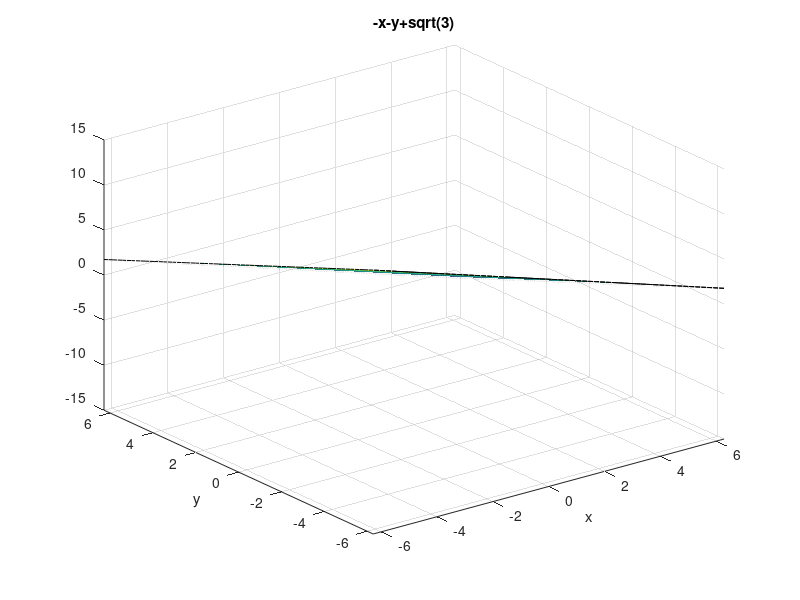

Here is the MATLAB script that generated this plot:
% Capacitate en Octave - 2019 - FCAI-UNCuyo
% https://introoctave.github.io/capacitoctave
% Jornadas de Investigación y Enseñanza de las Ciencias Experimentales (JEICE)
%
% Trabajo Practico 2
%% NOTA: se recomienda no emplear acentos y otros caracteres que no sean
%% del "english's language".


%% Inciso a)

%% Punto P(x0,y0,z0)
x0 = 0.5;
y0 = 0.5;
z0 = 0.5;

%% Ecuacion del plano ax + by + cz + d = 0
a = 1;
b = 1;
c = 1;
d = -sqrt(3);

%% Funcion distancia: d = abs(a*x0+b*y0+c*z0+d)/sqrt(a^2+b^2+c^2);
d = abs(a*x0+b*y0+c*z0+d)/sqrt(a^2+b^2+c^2)

ezsurf('-x-y+sqrt(3)')

%% Inciso b)

%% Inciso c)

